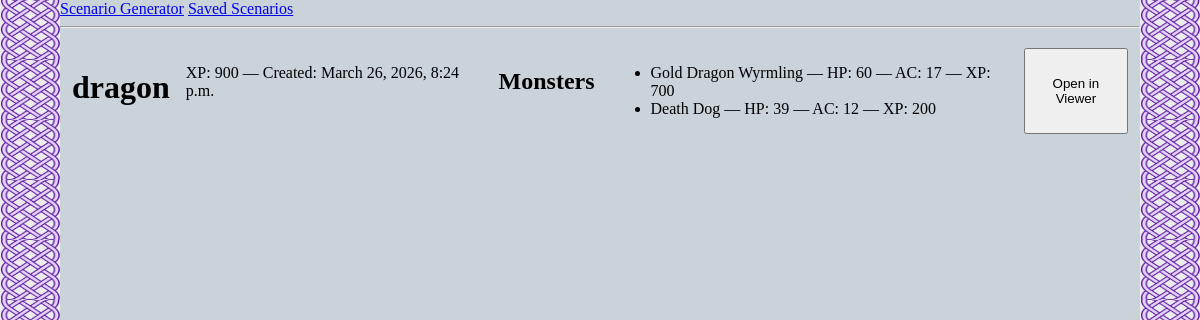
The page /savedScenarios/17/ on the database its author committed.
### dndApp/models.py (models this page shows)
class Scenario(models.Model):
    name = models.CharField(max_length=200, blank=True)
    CR = models.CharField(max_length=50, blank=True)
    XP = models.IntegerField(null=True, blank=True)
    Monsters = models.ManyToManyField(Monster, blank=True)
    data = models.JSONField(null=True, blank=True)
    created_at = models.DateTimeField(auto_now_add=True)

### dndApp/views.py (the view)
# urls.py: path("savedScenarios/<int:scen_id>/", views.savedScenarioDetail, name="savedScenarioDetail"),
def savedScenarioDetail(request, scen_id):
    try:
        scen = Scenario.objects.get(id=scen_id)
    except Scenario.DoesNotExist:
        return HttpResponseBadRequest('Scenario not found')
    return render(request, 'savedScenarioDetail.html', {'scenario': scen})

### dndApp/templates/savedScenarioDetail.html (shortened to what this page needs)
{% load static %}
<!DOCTYPE html>
<html lang="en">
<head>
  <link rel="stylesheet" href="{% static 'css/scenViewer_css.css' %}" />
</head>
<body>
  <div id="navHeader">
    <a href="{% url 'scenGen' %}">Scenario Generator</a>
    <a href="{% url 'savedScenarios' %}">Saved Scenarios</a>
    <hr>
  </div>
  <div class="content-wrapper" style="padding:12px;">
    <h1>{{ scenario.name|default:'(untitled)' }}</h1>
    <p>XP: {{ scenario.XP|default:'N/A' }} — Created: {{ scenario.created_at }}</p>
    <h2>Monsters</h2>
    {% if scenario.data.monsters %}
      <ul>
        {% for m in scenario.data.monsters %}
          <li>{{ m.name }} — HP: {{ m.HP }} — AC: {{ m.AC }} — XP: {{ m.XP }}</li>
        {% endfor %}
      </ul>
    {% else %}
      <p>No monster data available.</p>
    {% endif %}
    <button id="openInViewer">Open in Viewer</button>
  </div>
</body>
</html>

### dndApp/static/css/scenViewer_css.css (style rules this page uses)
html, body { height: 100%; margin: 0; }
body { --frame-size: 5vw; box-sizing: border-box; display: flex; flex-direction: column; padding: 0 var(--frame-size); background-color: rgb(202, 210, 218); background-image: url('../images/dndAppBorderImage.png'), url('../images/dndAppBorderImage.png'); background-repeat: repeat-y, repeat-y; background-position: left top, right top; background-size: var(--frame-size) var(--frame-size), var(--frame-size) var(--frame-size); }
.content-wrapper { display: flex; flex-wrap: nowrap; overflow-x: auto; gap: 1rem; }

### rows shown on the page
Scenario: name "dragon", XP "900", created_at "March 26, 2026, 8:24 p.m."

### other values the page prints
{{ m.name }} "Gold Dragon Wyrmling" "Death Dog"
{{ m.HP }} "60" "39"
{{ m.AC }} "17" "12"
{{ m.XP }} "700" "200"
